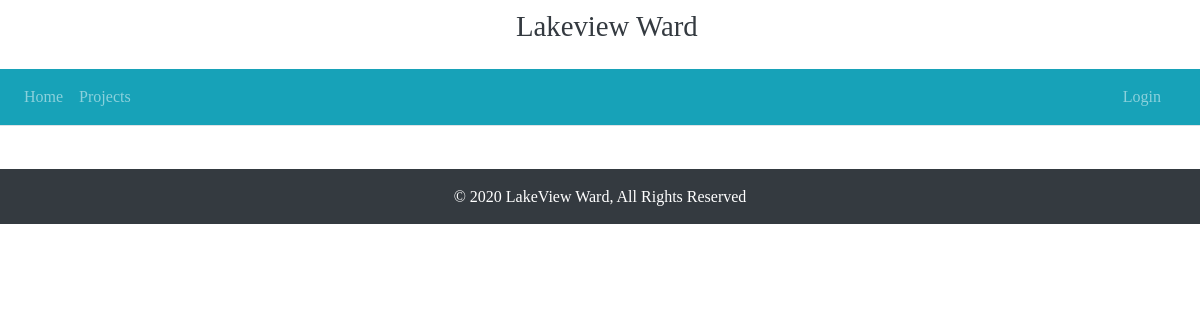
The page /projects/ on the database as committed earlier.
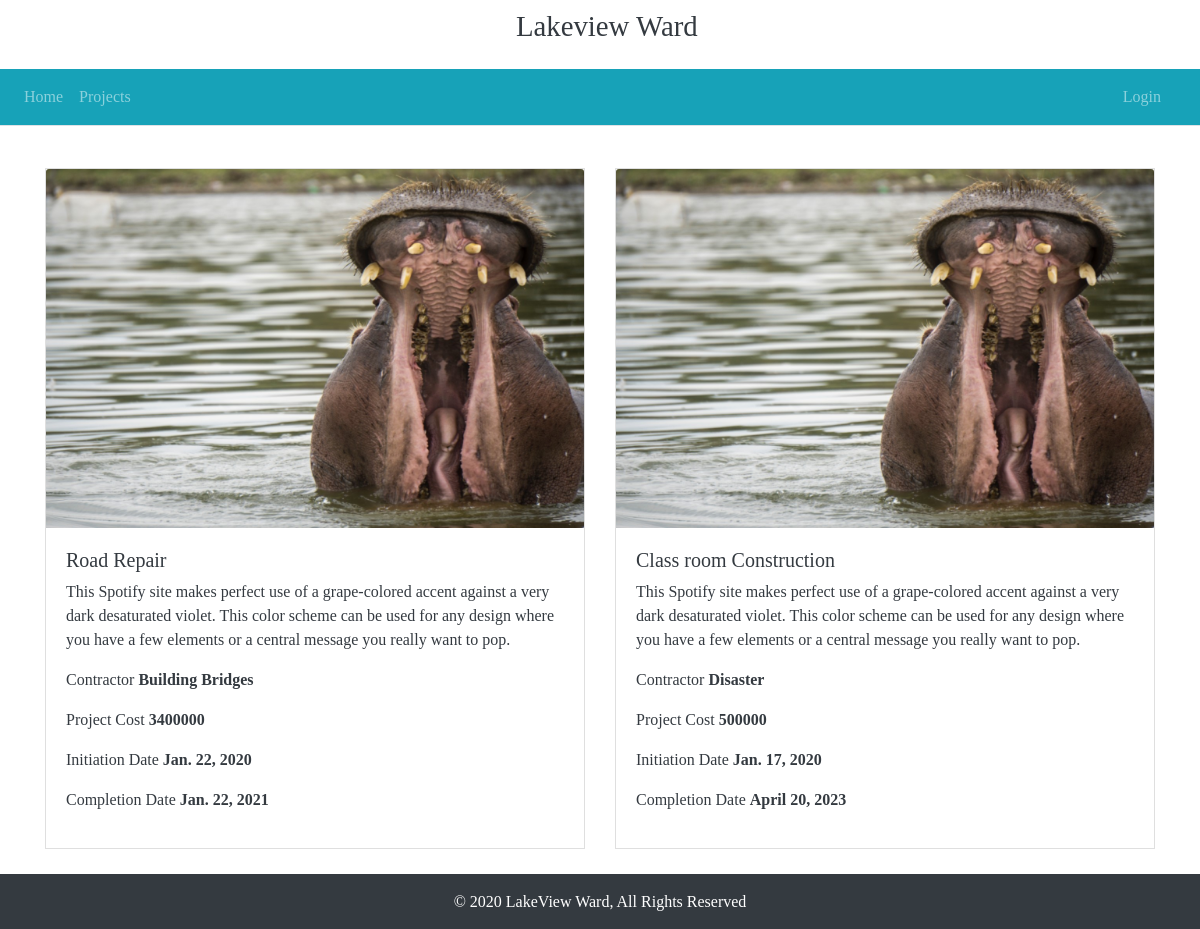
The same page on the database as committed later.
### citizens/models.py (models this page shows, shortened)
class Project(models.Model):
    name = models.CharField("Project Name", max_length=50)
    initiation_date = models.DateField("Initiation Date", auto_now=False, auto_now_add=False)
    project_budget = models.IntegerField()
    completion_date = models.DateField("Completion Date", auto_now=False, auto_now_add=False)
    contractor = models.CharField("Contractor Name", max_length=50)
    project_description = models.TextField("Project Description")
    completion_status = models.BooleanField(default=False)
    class Meta:
        verbose_name = "Project"
        verbose_name_plural = "Projects"

### citizens/views.py (the view)
# urls.py: path('projects/', ProjectsListView.as_view(), name="project-list"),
class ProjectsListView(ListView):
    model = Project
    template_name = 'projects/projectlist.html'
    context_object_name = 'projects'

### citizens/templates/projects/projectlist.html (shortened to what this page needs)
{% extends 'base.html' %}
{% load crispy_forms_tags %}
{% load static %}
{% block content %}
<div class="container text-dark">
    <div class="row">
        <div class="col-md-12 col-sm-12 col-xs-12">
            <div class="row">
                {% for project in projects %}
                    <div class="col-lg-6 col-md-6 col-sm-12 col-xs-12">
                        <div class="card mb-4 box-shadow">
                            <img class="card-img-top" src="{% static 'images/juliewolpers.jpg' %}" alt="Card image cap">
                            <div class="card-body">
                                <h5 class="">{{ project.name }}</h5>
                                <p class="card-text">
                                    {{ project.project_description }}
                                </p>
                                <p>
                                    Contractor <strong>{{ project.contractor }}</strong>
                                </p>
                                <p>
                                    Project Cost <strong>{{ project.project_budget}}</strong>
                                </p>
                                <p>
                                    Initiation Date <strong>{{ project.initiation_date }}</strong>
                                </p>
                                <p>
                                    Completion Date <strong>{{ project.completion_date }}</strong>
                                </p>
                            </div>
                        </div>
                    </div>
                {% endfor %}
            </div>
        </div>
        <div class="col-md-4">
        </div>
    </div>
</div>
{% endblock %}

### citizens/templates/base.html (shortened to what this page needs)
{% load static %}
<!DOCTYPE html>
<html lang="en">
<head>
    <link rel="stylesheet" href="{% static 'vendor/bootstrap/css/bootstrap.css' %}">
    <link rel="stylesheet" href="{% static 'vendor/fontawesome-free/css/all.css' %}">
    <link rel="stylesheet" href="{% static 'master.css' %}">
</head>
<body>
    <div class="navigation fixed-top text-dark">
        <div class="text-center ml-0 bg-white ">
            <p href="{% url 'list-view'%}" class="navbar-brand ">
                <i class="fa fa-globe fa-1x"></i>
                Lakeview Ward
            </p>
        </div>
        <div class="navbar navbar-expand-lg bg-info navbar-dark bold border-bottom" id="navbar">
            <div class="collapse navbar-collapse" id="navbarSupportedContent">
                <ul class="nav navbar-nav col-md-9" id="navbar">
                    <li class="nav-item">
                        <a class="nav-link" href="{% url 'citizen-home'%}">Home</a>
                    </li>
                    <li class="nav-item">
                        <a class="nav-link" href="{% url 'project-list'%}">Projects</a>
                    </li>
                </ul>
                <ul class="nav navbar-nav justify-content-end col-md-3">
                    {% if user.is_authenticated %}
                        <li class="nav-item">
                            <a class="nav-link" href="{% url 'downup' %}"> <i class="fa fa-download"></i> New Contacts</a>
                        </li>
                        <li class="nav-item">
                            <a class="nav-link" href="{% url 'logout'%}"> Logout</a>
                        </li>
                    {% else %}
                        <li class="nav-item">
                            <a class="nav-link" href="{% url 'login'%}"> Login</a>
                        </li>
                    {% endif %}
                </ul>
            </div>
        </div>
    </div>
    <div class="body">
        {% block content %}
        {% endblock %}
    </div>
    <footer class="text-white bg-dark text-center" id="footer">
        <div class="my-2">
            <p class="h6">&copy 2020 LakeView Ward, All Rights Reserved</p>
        </div>
    </footer>
</body>
</html>

### citizens/static/master.css (style rules this page uses)
html, body { margin:0%; padding:0%; font-style: normal; font-family:'Times New Roman', Times, serif; font-size: medium; }
.navbar { font-size: 1.0em; }
.navbar li > a { color:black; }
.body { margin-top: 10rem; }
.navbar-brand { font-size:1.8em; color: }
footer { margin: 0%; padding:10px; height:auto; }
.card { border-radius: 0px; }
.card, .card-body { width:100%; height: auto; }

Rows that differ between the two databases and show on the page:
added Project: name "Road Repair", project_description "This Spotify site makes perfect use of a grape-colored accent against a very dark desaturated violet. This color scheme can be used for any design where you have a few elements or a central message you really want to pop.", contractor "Building Bridges", project_budget "3400000", initiation_date "Jan. 22, 2020", completion_date "Jan. 22, 2021"
added Project: name "Class room Construction", project_description "This Spotify site makes perfect use of a grape-colored accent against a very dark desaturated violet. This color scheme can be used for any design where you have a few elements or a central message you really want to pop.", contractor "Disaster", project_budget "500000", initiation_date "Jan. 17, 2020", completion_date "April 20, 2023"
